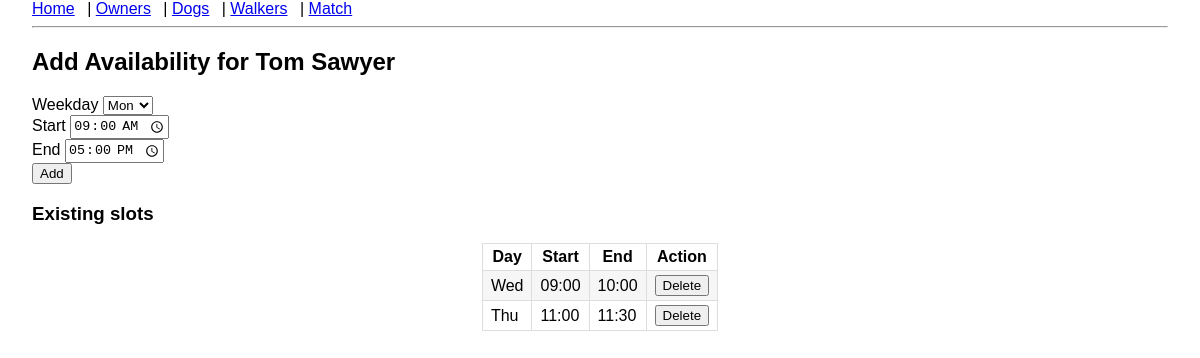
The app's page /availability/walker/2, older data.
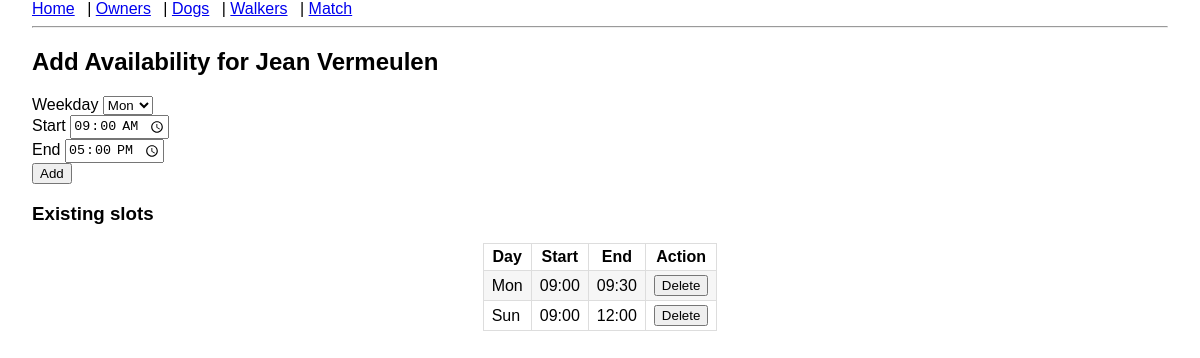
The same page, newer data.
### models.py (models this page shows)
class DogWalker(db.Model):
    id = db.Column(db.Integer, primary_key=True)
    name = db.Column(db.String(100), nullable=False)
    phone = db.Column(db.String(40))
    availabilities = db.relationship(
        "Availability", backref="walker", cascade="all, delete-orphan"
    )

class Availability(db.Model):
    id = db.Column(db.Integer, primary_key=True)
    weekday = db.Column(db.Integer, nullable=False)  # 0 = Mon … 6 = Sun
    start_time = db.Column(db.Time, nullable=False)
    end_time = db.Column(db.Time, nullable=False)
    dog_id = db.Column(db.Integer, db.ForeignKey("dog.id"))
    walker_id = db.Column(db.Integer, db.ForeignKey("dog_walker.id"))

### app.py (the view, shortened to what this page needs)
@app.route("/availability/<string:entity>/<int:entity_id>", methods=["GET", "POST"])
def manage_availability(entity, entity_id):
    form = AvailabilityForm()
    if entity == "dog":
        obj = Dog.query.get_or_404(entity_id)
    else:
        obj = DogWalker.query.get_or_404(entity_id)
    return render_template(
        "availability_form.html",
        form=AvailabilityForm(),
        entity=entity,
        obj=obj
    )

### forms.py (shortened to what this page needs)
class AvailabilityForm(FlaskForm):
    weekday = SelectField("Weekday", coerce=int, choices=WEEKDAYS)
    start_time = TimeField("Start", default=dt.time(9, 0))
    end_time   = TimeField("End",   default=dt.time(17, 0))
    submit = SubmitField("Add")

### templates/availability_form.html (shortened to what this page needs)
{% extends "layout.html" %}
{% block content %}
<h2>Add Availability for {{ obj.name }}</h2>
<form method="post">
    {{ form.weekday.label }} {{ form.weekday() }}<br>
    {{ form.start_time.label }} {{ form.start_time() }}<br>
    {{ form.end_time.label }} {{ form.end_time() }}<br>
    {{ form.submit() }}
</form>
<h3>Existing slots</h3>
<table>
    <tr>
        <th>Day</th>
        <th>Start</th>
        <th>End</th>
        <th>Action</th>
    </tr>
    {% for a in obj.availabilities %}
    <tr>
        <td>{{ ['Mon','Tue','Wed','Thu','Fri','Sat','Sun'][a.weekday] }}</td>
        <td>{{ a.start_time.strftime('%H:%M') }}</td>
        <td>{{ a.end_time.strftime('%H:%M') }}</td>
        <td>
            <form action="{{ url_for('delete_availability', availability_id=a.id) }}" method="post" style="margin:0;">
                <button type="submit" onclick="return confirm('Are you sure you want to delete this slot?');"
                        class="btn btn-danger">
                    Delete
                </button>
            </form>
        </td>
    </tr>
    {% endfor %}
</table>
{% endblock %}

Row changes from the older to the newer data that the page shows:
removed Availability: weekday "Wed", start_time "09:00", end_time "10:00"
removed Availability: weekday "Thu", start_time "11:00", end_time "11:30"
changed DogWalker: name "Tom Sawyer" → "Jean Vermeulen"
now on this page (row edited): Availability: weekday "Mon", start_time "09:00", end_time "09:30"
now on this page (row edited): Availability: weekday "Sun", start_time "09:00", end_time "12:00"
